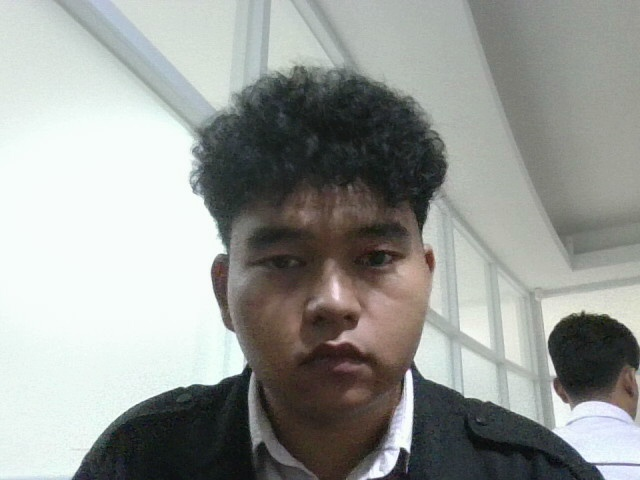
#> input picture ml/dataset/raw/DAFFAFR/img_0001.jpg, 640 x 480 px
$ python -i predict.py   (imports and definitions only)
#> lines starting #> are read from the running program, lines starting #| are printed output that depends on the picture
### ml/utils/logger.py
"""
utils/logger.py — Setup Logger Boostify ML
Fix: Support UTF-8 + emoji di Windows PowerShell
"""

import logging
import os
import sys

sys.path.append(os.path.dirname(os.path.dirname(os.path.abspath(__file__))))
from config import LOG_FILE, LOG_LEVEL


def get_logger(name: str) -> logging.Logger:
    """
    Buat logger dengan format yang konsisten.
    Semua log ditulis ke console DAN ke file log.
    Support emoji dan karakter UTF-8 di Windows.
    """
#> further down, picture is the input picture: shape (480, 640, 3); mean B, G, R 150.9, 154.6, 151.7
#> (reads ml/models/embeddings.pkl from the repository)
#> (reads ml/models/labels.pkl from the repository)
    os.makedirs(os.path.dirname(LOG_FILE), exist_ok=True)

    logger = logging.getLogger(name)
    logger.setLevel(getattr(logging, LOG_LEVEL))

    if logger.handlers:
        return logger  # hindari duplikasi handler

    fmt = logging.Formatter(
        "[%(asctime)s] [%(levelname)s] [%(name)s] %(message)s",
        datefmt="%Y-%m-%d %H:%M:%S"
    )

    # ── Handler ke console (fix UTF-8 Windows) ──
    try:
        # Windows: paksa stdout pakai UTF-8
        console_stream = open(
            sys.stdout.fileno(),
            mode='w',
            encoding='utf-8',
            buffering=1,
            closefd=False
        )
        ch = logging.StreamHandler(console_stream)
    except Exception:
        # Fallback kalau gagal (Linux/Mac tidak butuh ini)
        ch = logging.StreamHandler(sys.stdout)

    ch.setFormatter(fmt)
    logger.addHandler(ch)

    # ── Handler ke file (UTF-8) ──
    fh = logging.FileHandler(LOG_FILE, encoding='utf-8')
    fh.setFormatter(fmt)
    logger.addHandler(fh)

    return logger

### ml/predict.py
"""
predict.py — Face Recognition Engine Boostify
Model: dlib ResNet (via library face_recognition, 128-dim)
+ Smile Detection: LANDMARK-BASED (rasio lebar mulut : lebar wajah)
  → Diikat ke wajah asli (bukan region tetap di frame)
  → Tahan cahaya, kebaca senyum tertutup & terbuka
  → Tanpa model/lib tambahan (pakai 68-titik landmark dlib)

Interface (recognize → dict) tetap SAMA, jadi predict_thread.py & LCD aman.
"""

import os
import sys
import pickle
import time
import uuid
import platform
import numpy as np
import cv2
import face_recognition
from datetime import datetime, timezone
from typing import Optional
from collections import deque
import requests

sys.path.append(os.path.dirname(os.path.abspath(__file__)))
from config import (
    EMBEDDING_FILE, LABEL_FILE,
    SIMILARITY_THRESHOLD,
    CLAHE_CLIP, CLAHE_GRID,
    COOLDOWN_SEC,
    CAMERA_INDEX, FRAME_SKIP,
    SMILE_VOTE_FRAMES, SMILE_VOTE_THRESH,
    FR_DETECTOR, FR_NUM_JITTERS,
    DETECT_SCALE
)
from utils.logger import get_logger

logger = get_logger("predict")

MOTIVASI_MESSAGES = [
    "Semangat Hari Ini!",
    "Kamu Bisa!",
    "Jangan Menyerah!",
    "Selamat Bekerja!",
    "Ayo Produktif!",
    "Tetap Semangat!",
    "Luar Biasa!",
    "Sukses Selalu!"
]

def get_random_message() -> str:
    import random
    return random.choice(MOTIVASI_MESSAGES)


# ─────────────────────────────────────────────
# KODE CUSTOM PER ORANG — EDIT DI SINI
# ─────────────────────────────────────────────
KODE_ASISTEN = {
    "daffa"   : "FDR",
    "dirgi"   : "DRG",
    "rufus"   : "RFS",
    "DAFFAFR" : "FDL",
    # "nama"  : "KODE",
}

def generate_code(nama: str) -> str:
    return KODE_ASISTEN.get(nama.lower(), nama[:3].upper())


# ─────────────────────────────────────────────
# FORMAT WAKTU
# ─────────────────────────────────────────────
# [6 lines left out: function get_time_data, not called in this run]


# ─────────────────────────────────────────────
# SMILE DETECTION — LANDMARK BASED
# Rasio: lebar mulut / lebar wajah
#   → Senyum = mulut melebar = rasio naik
#   → Diikat ke wajah asli, tahan cahaya
# ─────────────────────────────────────────────

# Threshold rasio. Kalibrasi:
#   - Wajah netral biasanya ~0.33-0.40
#   - Senyum biasanya ~0.43+
# Naikkan kalau kebanyakan false-positive, turunkan kalau senyum nggak kedeteksi.
SMILE_RATIO_THRESHOLD = 0.42

_smile_votes      = deque(maxlen=SMILE_VOTE_FRAMES)
_last_smile_ratio = 0.0   # buat ditampilkan saat kalibrasi


def _euclidean(p1, p2) -> float:
    return ((p1[0] - p2[0]) ** 2 + (p1[1] - p2[1]) ** 2) ** 0.5


# [40 lines left out: functions _deteksi_senyum_landmark, detect_smile, not called in this run]


def reset_smile_buffer():
    _smile_votes.clear()


# ─────────────────────────────────────────────
# CLAHE ENHANCEMENT
# ─────────────────────────────────────────────
def apply_clahe(image: np.ndarray) -> np.ndarray:
    lab = cv2.cvtColor(image, cv2.COLOR_BGR2LAB)
#> lab: shape (480, 640, 3); mean of channels 0, 1, 2 157.9, 126.5, 129.7
    l, a, b = cv2.split(lab)
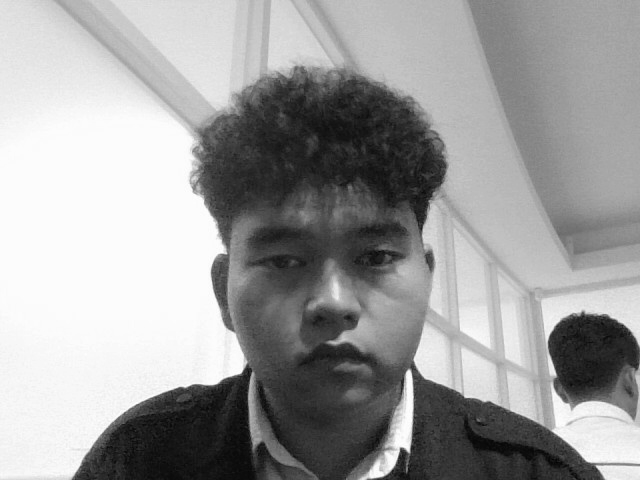
#> l: shape (480, 640); min 3, max 255, mean 157.9
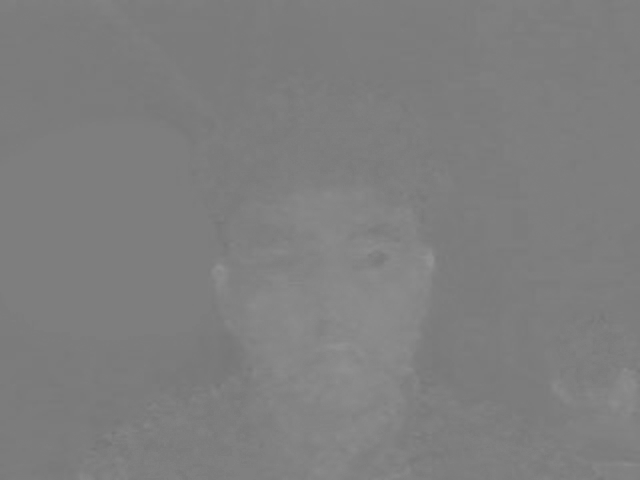
#> a: shape (480, 640); min 116, max 146, mean 126.5
    clahe = cv2.createCLAHE(clipLimit=CLAHE_CLIP, tileGridSize=CLAHE_GRID)
    l = clahe.apply(l)
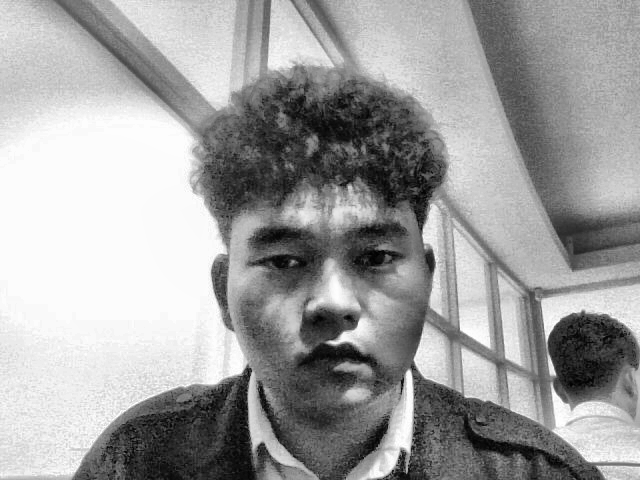
#> l: shape (480, 640); min 1, max 255, mean 159.7
    return cv2.cvtColor(cv2.merge([l, a, b]), cv2.COLOR_LAB2BGR)
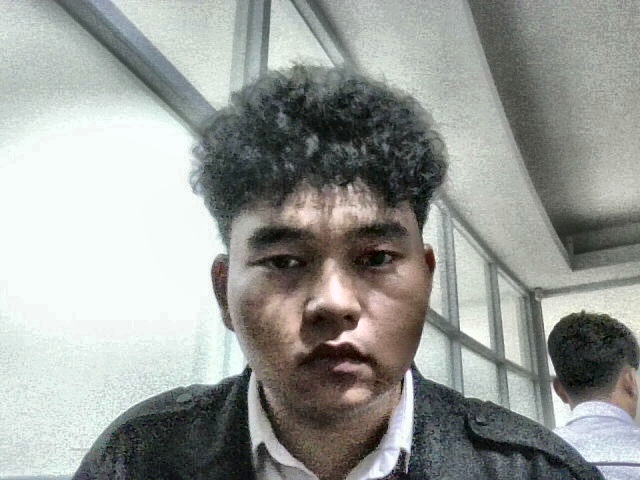
#> returned value: shape (480, 640, 3); mean B, G, R 151.9, 155.7, 152.8


# ─────────────────────────────────────────────
# CLASS FACE RECOGNIZER (dlib ResNet)
# ─────────────────────────────────────────────
class FaceRecognizer:

    def __init__(self):
        logger.info("Inisialisasi FaceRecognizer (dlib ResNet / face_recognition) ...")
        self.embeddings_db       = {}
        self.labels              = []
        self._last_detected_time = {}
        self._load_database()
        logger.info(f"Siap. {len(self.labels)} orang terdaftar: {self.labels}")

    def _load_database(self):
        if not os.path.exists(EMBEDDING_FILE):
            raise FileNotFoundError("Jalankan train.py dulu!")
        with open(EMBEDDING_FILE, "rb") as f:
            self.embeddings_db = pickle.load(f)
        with open(LABEL_FILE, "rb") as f:
            self.labels = pickle.load(f)

    # ─────────────────────────────────────────
    # DETECT + ENCODE
    # Deteksi di frame kecil (cepat), encode di full-res (akurat).
    # Return: (encoding_128d | None, face_location_full | None)
    # ─────────────────────────────────────────
    def _detect_and_encode(self, rgb_full: np.ndarray):
        # deteksi di frame yang diperkecil → HOG ngebut (penting di Pi)
        small = cv2.resize(rgb_full, (0, 0), fx=DETECT_SCALE, fy=DETECT_SCALE)
        locs  = face_recognition.face_locations(small, model=FR_DETECTOR)
        if not locs:
            return None, None

        # pilih wajah terbesar, lalu skalakan balik ke full-res
        locs = sorted(locs, key=lambda l: (l[2]-l[0]) * (l[1]-l[3]), reverse=True)
        t, r, b, l = locs[0]
        inv = 1.0 / DETECT_SCALE
        loc_full = (int(t*inv), int(r*inv), int(b*inv), int(l*inv))

        # encode di full-res biar kualitas encoding tetap bagus
        enc = face_recognition.face_encodings(
            rgb_full, known_face_locations=[loc_full], num_jitters=FR_NUM_JITTERS
        )
        if not enc:
            return None, loc_full
        return enc[0], loc_full

    # ─────────────────────────────────────────
    # FIND BEST MATCH — Euclidean distance (native dlib)
    # confidence = 1 - distance (clamped 0..1)
    # ─────────────────────────────────────────
    # [12 lines left out: function _find_best_match, not called in this run]

    def _on_cooldown(self, nama: str) -> bool:
        return (time.time() - self._last_detected_time.get(nama, 0)) < COOLDOWN_SEC

    # ─────────────────────────────────────────
    # FUNGSI UTAMA — dipanggil IoT/predict_thread
    # Output dict tetap SAMA.
    # ─────────────────────────────────────────
    def recognize(self, frame: np.ndarray) -> dict:
        # Enhance + convert sekali, dipakai untuk deteksi, encode, & smile
        enhanced = apply_clahe(frame)
        rgb_full = cv2.cvtColor(enhanced, cv2.COLOR_BGR2RGB)

        emb, loc = self._detect_and_encode(rgb_full)

        # Tidak ada wajah
        if emb is None:
            return {
                "status": "no_face", "assisstant_code": "",
                "name": "", "confidence": 0.0, "time": "",
                "uuid": "", "formattedTime": "",
                "is_smiling": False, "message": ""
            }

        nama, confidence = self._find_best_match(emb)

        # Di bawah threshold → unknown
        if confidence < SIMILARITY_THRESHOLD:
            detect_smile(rgb_full, loc)   # update buffer voting
            return {
                "status": "unknown", "assisstant_code": "",
                "name": "Unknown", "confidence": round(confidence, 3),
                "time": "", "uuid": "", "formattedTime": "",
                "is_smiling": False, "message": "Wajah tidak dikenal"
            }

        # Cooldown
        if self._on_cooldown(nama):
            detect_smile(rgb_full, loc)
            return {
                "status": "cooldown", "assisstant_code": generate_code(nama),
                "name": nama, "confidence": round(confidence, 3),
                "time": "", "uuid": "", "formattedTime": "",
                "is_smiling": False, "message": f"Hai, {nama}! Sudah absen."
            }

        # Sukses
        self._last_detected_time[nama] = time.time()
        time_data  = get_time_data()
        is_smiling = bool(detect_smile(rgb_full, loc))
        reset_smile_buffer()

        attendance = {
            "status"          : "recognized",
            "assisstant_code" : generate_code(nama),
            "name"            : nama,
            "confidence"      : round(confidence, 3),
            "time"            : time_data["time"],
            "uuid"            : str(uuid.uuid4()),
            "formattedTime"   : time_data["formattedTime"],
            "is_smiling"      : is_smiling,
            "message"         : f"Selamat Datang, {nama}!\n{'Senyumnya Keren!' if is_smiling else 'Semangat!'}"
        }

        logger.info(
            f"ABSEN: {nama} | code: {attendance['assisstant_code']} | "
            f"confidence: {confidence:.3f} | senyum: {is_smiling} | "
            f"uuid: {attendance['uuid']}"
        )

        return attendance

    def reload_database(self):
        self._load_database()
        logger.info(f"Database diperbarui: {self.labels}")


# ─────────────────────────────────────────────
# Kamera lintas-OS: Windows pakai DSHOW, Linux/Pi pakai V4L2
# ─────────────────────────────────────────────
# [5 lines left out: function open_camera, not called in this run]


# ─────────────────────────────────────────────
# TEST REALTIME (kalau dijalanin langsung)
# ─────────────────────────────────────────────
# [94 lines not run here, left out]

>>> import cv2
>>> picture = cv2.imread('dataset/raw/DAFFAFR/img_0001.jpg')
#> (the run stopped early here; a loop or call above may not have finished)
